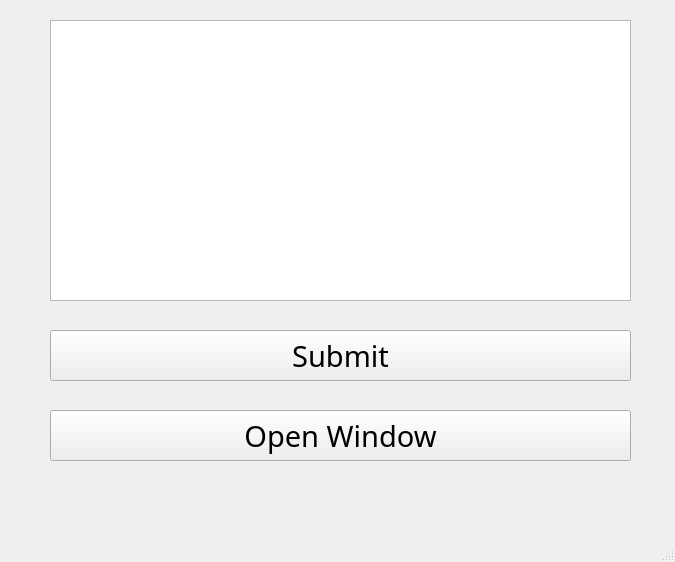
<?xml version="1.0" encoding="UTF-8"?>
<ui version="4.0">
 <class>MainWindow</class>
 <widget class="QMainWindow" name="MainWindow">
  <property name="geometry">
   <rect>
    <x>0</x>
    <y>0</y>
    <width>675</width>
    <height>562</height>
   </rect>
  </property>
  <property name="windowTitle">
   <string>MainWindow</string>
  </property>
  <widget class="QWidget" name="centralwidget">
   <widget class="QTextEdit" name="textEdit">
    <property name="geometry">
     <rect>
      <x>50</x>
      <y>20</y>
      <width>581</width>
      <height>281</height>
     </rect>
    </property>
    <property name="font">
     <font>
      <family>Agency FB</family>
      <pointsize>18</pointsize>
     </font>
    </property>
    <property name="focusPolicy">
     <enum>Qt::WheelFocus</enum>
    </property>
    <property name="toolTipDuration">
     <number>1</number>
    </property>
    <property name="layoutDirection">
     <enum>Qt::LeftToRight</enum>
    </property>
    <property name="styleSheet">
     <string notr="true"/>
    </property>
    <property name="tabChangesFocus">
     <bool>false</bool>
    </property>
    <property name="markdown">
     <string>This is text.

</string>
    </property>
    <property name="placeholderText">
     <string/>
    </property>
   </widget>
   <widget class="QPushButton" name="pushButton">
    <property name="geometry">
     <rect>
      <x>50</x>
      <y>330</y>
      <width>581</width>
      <height>51</height>
     </rect>
    </property>
    <property name="font">
     <font>
      <family>Agency FB</family>
      <pointsize>22</pointsize>
     </font>
    </property>
    <property name="text">
     <string>Submit</string>
    </property>
   </widget>
   <widget class="QPushButton" name="pushButton_2">
    <property name="geometry">
     <rect>
      <x>50</x>
      <y>410</y>
      <width>581</width>
      <height>51</height>
     </rect>
    </property>
    <property name="font">
     <font>
      <family>Agency FB</family>
      <pointsize>22</pointsize>
     </font>
    </property>
    <property name="text">
     <string>Open Window</string>
    </property>
   </widget>
  </widget>
  <widget class="QMenuBar" name="menubar">
   <property name="geometry">
    <rect>
     <x>0</x>
     <y>0</y>
     <width>675</width>
     <height>26</height>
    </rect>
   </property>
  </widget>
  <widget class="QStatusBar" name="statusbar"/>
 </widget>
 <resources/>
 <connections/>
</ui>
